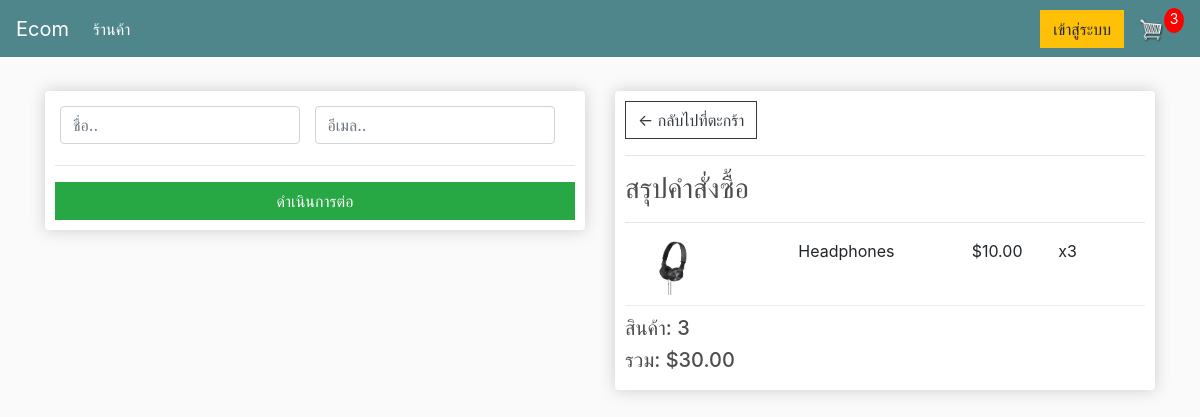
Before: /checkout/ (signed in) with the older database file.
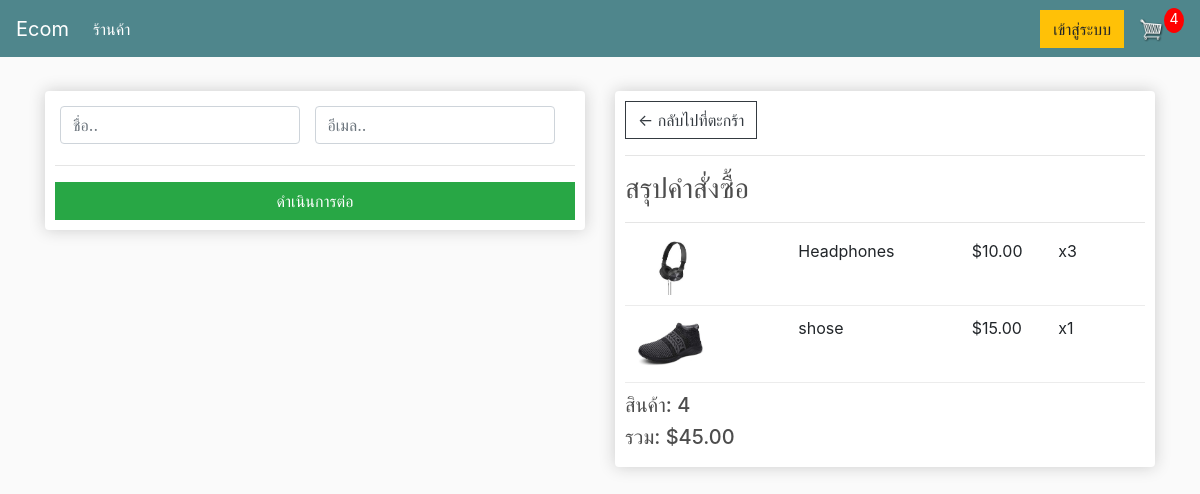
After: the same page with the newer database file.
### store/models.py (models this page shows, shortened)
class OrderItem(models.Model):
    product = models.ForeignKey(Product, on_delete=models.SET_NULL, null=True)
    order = models.ForeignKey(Order, on_delete=models.SET_NULL, null=True)
    quantity = models.IntegerField(default=0, null=True, blank=True)
    date_added = models.DateTimeField(auto_now_add=True)
    motor_rounds = models.IntegerField(default=1)  # เพิ่มฟิลด์จำนวนรอบที่มอเตอร์ต้องหมุน
    @property
    def get_total(self):
        total = self.product.price * self.quantity
        return total

class Product(models.Model):
    name = models.CharField(max_length=200)
    price = models.FloatField(null=False)  # ราคาของสินค้า
    image = models.ImageField(null=True, blank=True)  # รูปภาพของสินค้า
    digital = models.BooleanField(default=False, null=True, blank=True)  # สินค้าแบบดิจิทัลหรือไม่
    motor = models.ForeignKey(Motor, on_delete=models.SET_NULL, null=True, blank=True)  # การเชื่อมโยงกับมอเตอร์
    motor_rounds = models.IntegerField(default=1)  # จำนวนรอบที่มอเตอร์ต้องหมุน
    @property
    def imageURL(self):
        try:
            url = self.image.url
        except:
            url = ''
        return url

class Order(models.Model):
    customer = models.ForeignKey(Customer, on_delete=models.SET_NULL, null=True, blank=True)
    date_ordered = models.DateTimeField(auto_now_add=True)
    complete = models.BooleanField(default=False)
    transaction_id = models.CharField(max_length=100, null=True)
    charge_id = models.CharField(max_length=100, null=True, blank=True)  # เพิ่มฟิลด์ charge_id
    payment_status = models.CharField(max_length=50, choices=[('pending', 'Pending'), ('successful', 'Successful')], default='pending')
    @property
    def get_cart_total(self):
        orderitems = self.orderitem_set.all()
        total = sum([item.get_total for item in orderitems])
        return total
    @property
    def get_cart_items(self):
        orderitems = self.orderitem_set.all()
        total = sum([item.quantity for item in orderitems])
        return total

### store/views.py (the view)
# urls.py: path('checkout/', views.checkout, name="checkout"),
def checkout(request):
    data = cartData(request)
    cartItems = data['cartItems']
    order = data['order']
    items = data['items']
    logger.info(f"Checkout page rendered with {len(items)} items in the cart")
    return render(request, 'store/checkout.html', {
        'items': items,
        'order': order,
        'cartItems': cartItems,
        'OPN_PUBLIC_KEY': settings.OPN_PUBLIC_KEY
    })

### store/utils.py (called while the page is built)
def cartData(request):
	if request.user.is_authenticated:
		customer = request.user.customer
		order, created = Order.objects.get_or_create(customer=customer, complete=False)
		items = order.orderitem_set.all()
		cartItems = order.get_cart_items
	else:
		cookieData = cookieCart(request)
		cartItems = cookieData['cartItems']
		order = cookieData['order']
		items = cookieData['items']
	return {'cartItems': cartItems, 'order': order, 'items': items}

### store/templates/store/checkout.html (shortened to what this page needs)
{% extends 'store/main.html' %}
{% load static %}
{% block content %}
<div class="row">
    <div class="col-lg-6">
        <div class="box-element" id="form-wrapper">
            <form id="form">
                <div id="user-info">
                    <div class="form-field">
                        <input required class="form-control" type="text" name="name" placeholder="ชื่อ..">
                    </div>
                    <div class="form-field">
                        <input required class="form-control" type="email" name="email" placeholder="อีเมล..">
                    </div>
                </div>
                <hr>
                <input id="form-button" class="btn btn-success btn-block" type="submit" value="ดำเนินการต่อ">
            </form>
        </div>
    </div>
    <div class="col-lg-6">
        <div class="box-element">
            <a class="btn btn-outline-dark" href="{% url 'cart' %}">&#x2190; กลับไปที่ตะกร้า</a>
            <hr>
            <h3>สรุปคำสั่งซื้อ</h3>
            <hr>
            {% for item in items %}
            <div class="cart-row">
                <div style="flex:2"><img class="row-image" src="{{item.product.imageURL}}"></div>
                <div style="flex:2"><p>{{item.product.name}}</p></div>
                <div style="flex:1"><p>${{item.product.price|floatformat:2}}</p></div>
                <div style="flex:1"><p>x{{item.quantity}}</p></div>
            </div>
            {% endfor %}
            <h5>สินค้า:   {{order.get_cart_items}}</h5>
            <h5>รวม:   ${{order.get_cart_total|floatformat:2}}</h5>
        </div>
    </div>
</div>
{% endblock content %}

Changed rows visible on the page:
added OrderItem: product.imageURL (picture), product.name "shose", product.price "15.00", quantity "1"
changed Order: get_cart_items "3" → "4"; get_cart_total "30.00" → "45.00"
Other visible differences:
{{ cartItems }}: "3" → "4"
